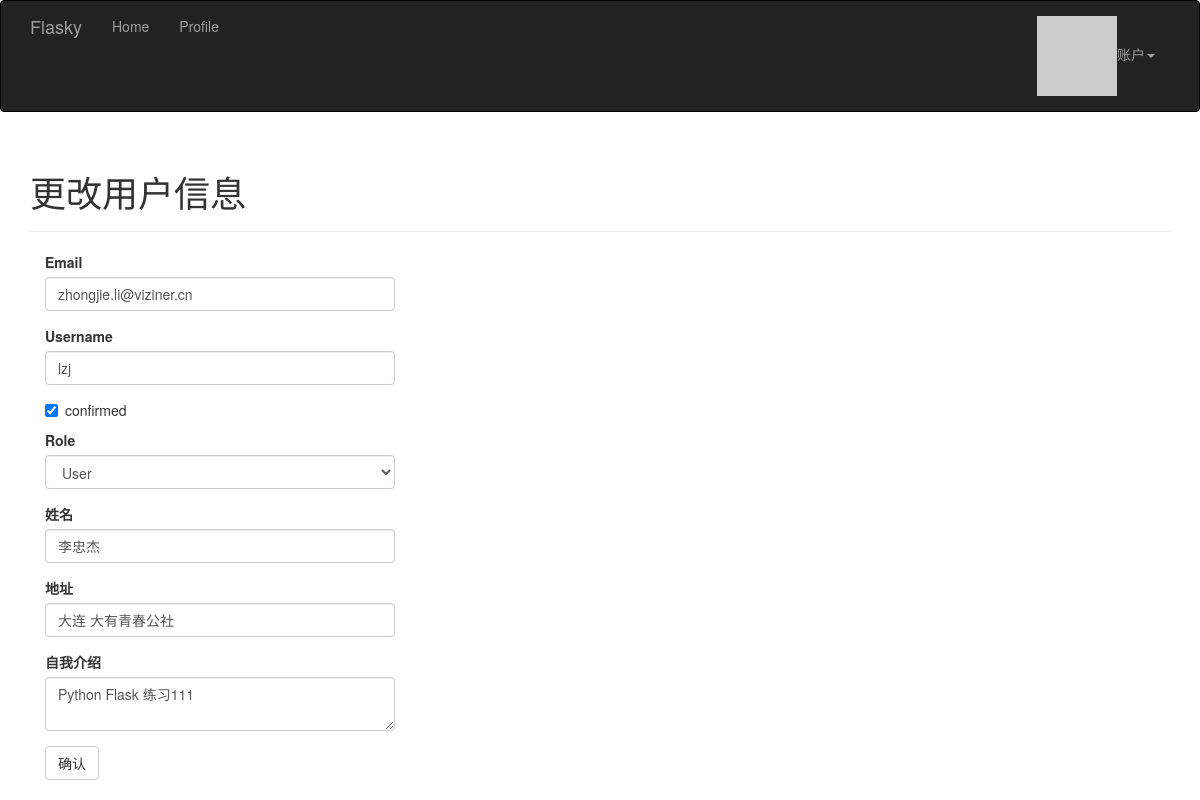
/user/edit_profile/1 (signed in), run on the app's committed database.
### app/models.py (models this page shows, shortened)
class User(UserMixin, db.Model):
    __tablename__ = 'users'
    id = db.Column(db.Integer, primary_key=True)
    email = db.Column(db.String(64), unique=True, index=True)
    username = db.Column(db.String(64), unique=True, index=True)
    password_hash = db.Column(db.String(128))
    role_id = db.Column(db.Integer, db.ForeignKey('roles.id'))
    posts = db.relationship('Post', backref='author', lazy='dynamic')
    confirmed = db.Column(db.Boolean, default=False)
    name = db.Column(db.String(64))
    location = db.Column(db.String(64))
    about_me = db.Column(db.Text())
    member_since = db.Column(db.DateTime(), default=datetime.utcnow)
    last_seen = db.Column(db.DateTime(), default=datetime.utcnow)
    avatar_hash = db.Column(db.String(32))
    followed = db.relationship(
        'Follow', foreign_keys=[Follow.follower_id], backref=db.backref('follower', lazy='joined'),
        lazy='dynamic', cascade='all, delete-orphan')
    followers = db.relationship(
        'Follow', foreign_keys=[Follow.followed_id], backref=db.backref('followed', lazy='joined'),
        lazy='dynamic', cascade='all, delete-orphan')
    comments = db.relationship('Comment', backref='author', lazy='dynamic')
    @property
    def password(self):
        """
        把password 变成类属性
        :return: 不能直接访问属性
        """
        raise AttributeError('password is not readable attribute')
    def can(self, permissions):
        return self.role is not None and (self.role.permission & permissions) == permissions
    def ping(self):
        self.last_seen = datetime.utcnow()
        db.session.add(self)
    def gravatar(self, size=100, default='identicon', rating='g'):
        if request.is_secure:
            url = 'https://secure.gravatar.com/avatar'
        else:
            url = 'http://www.gravatar.com/avatar'
        hash = self.avatar_hash or hashlib.md5(self.email.encode('utf-8')).hexdigest()
        return '{url}/{hash}?s={size}&d={default}&r={rating}'.format(url=url, hash=hash, size=size, default=default,
                                                                     rating=rating)

### app/main/views.py (the view, shortened to what this page needs)
@main.route('/user/edit_profile/<int:id>', methods=['GET', 'POST'])
@login_required
@admin_required
def edit_profile_admin(id):
    user = User.query.filter_by(id=id).first_or_404()
    form = EditProfileAdminForm(user=user)
    form.email.data = user.email
    form.username.data = user.username
    form.confirmed.data = user.confirmed
    form.role.data = user.role_id
    form.name.data = user.name
    form.location.data = user.location
    form.about_me.data = user.about_me
    return render_template('edit_profile.html', form=form, user=user)

### app/main/forms.py (shortened to what this page needs)
class EditProfileAdminForm(FlaskForm):
    email = StringField('Email', validators=[DataRequired(), Length(0, 64), Email()])
    username = StringField('Username', validators=[
        DataRequired(), Length(1, 64), Regexp('^[A-Za-z][A-Za-z0-9_.]*$', 0,
                                              'Username must have only letters, '
                                              'numbers, dots or underscores')])
    confirmed = BooleanField('confirmed')
    role = SelectField('Role', coerce=int)
    name = StringField(u'姓名', validators=[DataRequired(), Length(0, 64)])
    location = StringField(u'地址', validators=[DataRequired(), Length(0, 64)])
    about_me = TextAreaField(u'自我介绍')
    submit = SubmitField(u'确认')
    def __init__(self, user, *args, **kwargs):
        super(EditProfileAdminForm, self).__init__(*args, **kwargs)
        self.role.choices = [(role.id, role.name) for role in Role.query.order_by(Role.name).all()]
        self.user = user

### app/auth/views.py (called while the page is built)
@auth.before_app_request
def before_request():
    if current_user.is_authenticated:
        current_user.ping()
        if not current_user.confirmed and request.endpoint[:5] != 'auth.' and request.endpoint != 'static':
            return redirect(url_for('auth.unconfirmed'))

### app/main/__init__.py (called while the page is built)
@main.app_context_processor
def inject_permissions():
    return dict(Permission=Permission)

### app/models.py (called while the page is built)
@login_manager.user_loader
def load_user(user_id):
    return User.query.get(int(user_id))

### app/templates/edit_profile.html (shortened to what this page needs)
{% extends 'base.html' %}
{% import 'bootstrap/wtf.html' as wtf %}
{% block page_content %}
<div class="page-header">
<h1>更改用户信息</h1>
</div>
    <div class="col-md-4">
    {{ wtf.quick_form(form) }}
    </div>
{% endblock %}

### data on the page
User: email "zhongjie.li@viziner.cn", username "lzj", confirmed "☑", role "User", name "李忠杰", location "大连 大有青春公社", about_me "Python Flask 练习111"
